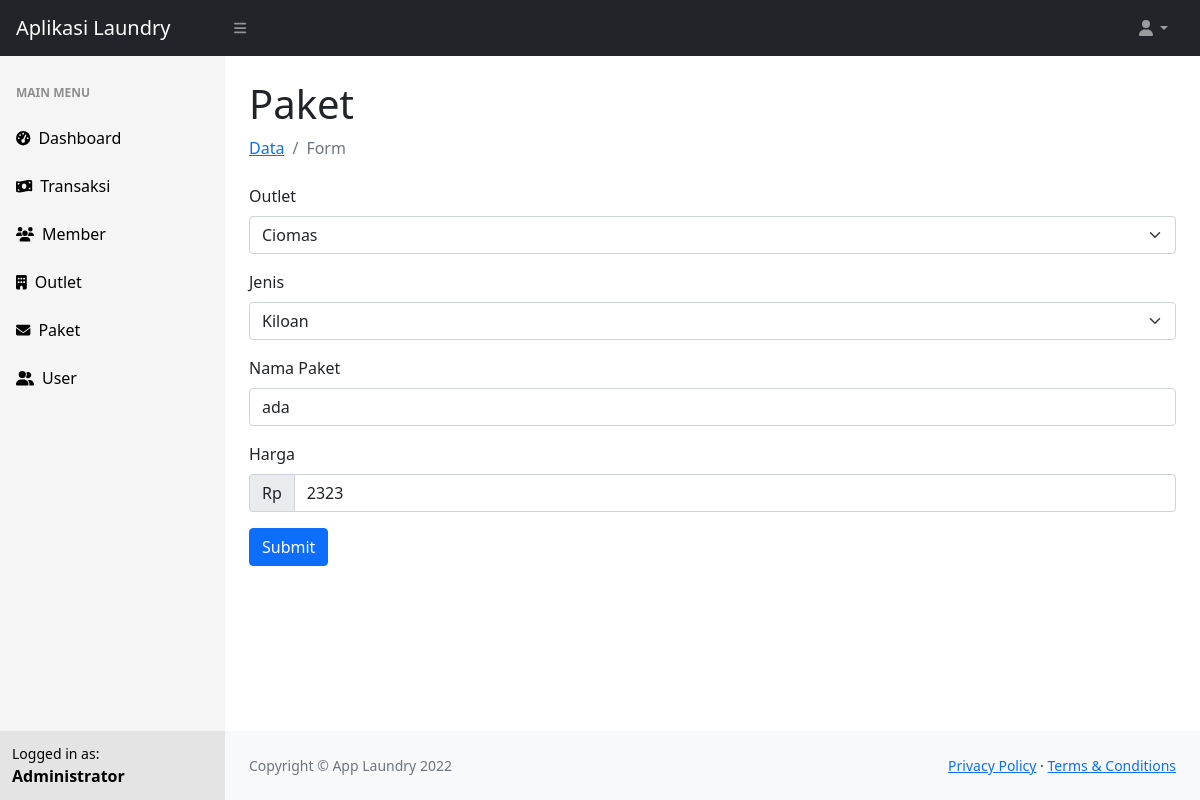
Screenshot of /admin.php?p=paket&f=form&edit&id=1 (signed in) with the database file from the repository.
### tables this page shows
CREATE TABLE IF NOT EXISTS `tb_paket` (
  `id` int(11) NOT NULL AUTO_INCREMENT,
  `id_outlet` int(11) NOT NULL DEFAULT '0',
  `jenis` enum('kiloan','selimut','bed_cover','kaos','lainnya') DEFAULT NULL,
  `nama_paket` varchar(100) DEFAULT NULL,
  `harga` int(11) DEFAULT NULL,
  PRIMARY KEY (`id`),
  KEY `id_outlet` (`id_outlet`)
);

CREATE TABLE IF NOT EXISTS `tb_outlet` (
  `id` int(11) NOT NULL AUTO_INCREMENT,
  `nama` varchar(100) DEFAULT NULL,
  `alamat` text,
  `tlp` varchar(15) DEFAULT NULL,
  PRIMARY KEY (`id`)
);

### admin/paket/form.php (the view, shortened to what this page needs)
<?php
include "./fungsi/koneksi.php";
if (isset($_GET['edit'])) {
  $id = $_GET['id'];
  $query_edit = "select * from tb_paket where id = '" . $id . "'";
  $row_edit = mysqli_query($koneksi, $query_edit);
  $data_edit = mysqli_fetch_array($row_edit);
}
$check_outlet = (isset($_GET['edit'])) ? $data_edit['id_outlet'] : '';
$check_jenis = (isset($_GET['edit'])) ? $data_edit['jenis'] : '';
?>
<h1 class="mt-4">Paket</h1>
<ol class="breadcrumb mb-4">
  <li class="breadcrumb-item"><a href="admin.php?p=paket">Data</a></li>
  <li class="breadcrumb-item active">Form</li>
</ol>
<div class="row">
  <div class="col-lg-12">
    <form action="" method="POST">
      <div class="mb-3">
        <label for="outlet" class="form-label">Outlet</label>
        <select name="id_outlet" id="id_outlet" class="form-select" required>
          <?php
          $q_outlet = "select * from tb_outlet";
          $row_outlet = mysqli_query($koneksi, $q_outlet);
          while ($data_outlet = mysqli_fetch_array($row_outlet)) {
          ?>
            <option <?php echo ($check_outlet == $data_outlet['id']) ? 'selected="selected"' : ''; ?> value="<?php echo $data_outlet['id']; ?>"><?php echo $data_outlet['nama']; ?></option>
          <?php } ?>
        </select>
      </div>
      <div class="mb-3">
        <label for="jenis" class="form-label">Jenis</label>
        <select name="jenis" id="jenis" class="form-select">
          <option <?php echo ($check_jenis == 'kiloan') ? 'selected="selected"' : ''; ?> value="kiloan">Kiloan</option>
        </select>
      </div>
      <div class="mb-3">
        <label for="nama_paket" class="form-label">Nama Paket</label>
        <input name="nama_paket" type="text" class="form-control" id="nama_paket" placeholder="Masukan Nama Paket" value="<?php echo (isset($_GET['edit'])) ? $data_edit['nama_paket'] : ''; ?>">
      </div>
      <div class="mb-3">
        <label for="harga" class="form-label">Harga</label>
        <div class="input-group mb-3">
          <span class="input-group-text">Rp</span>
          <input name="harga" type="number" class="form-control" id="harga" placeholder="Masukan Harga" value="<?php echo (isset($_GET['edit'])) ? $data_edit['harga'] : ''; ?>">
        </div>
      </div>
      <div class="col-auto">
        <button type="submit" name="submit" class="btn btn-primary mb-3">Submit</button>
      </div>
    </form>
  </div>
</div>

### rows the page displays
tb_paket: id_outlet "Ciomas", jenis "Kiloan", nama_paket "ada", harga "2323"

### other values shown
$_SESSION['nama'] "Administrator"
